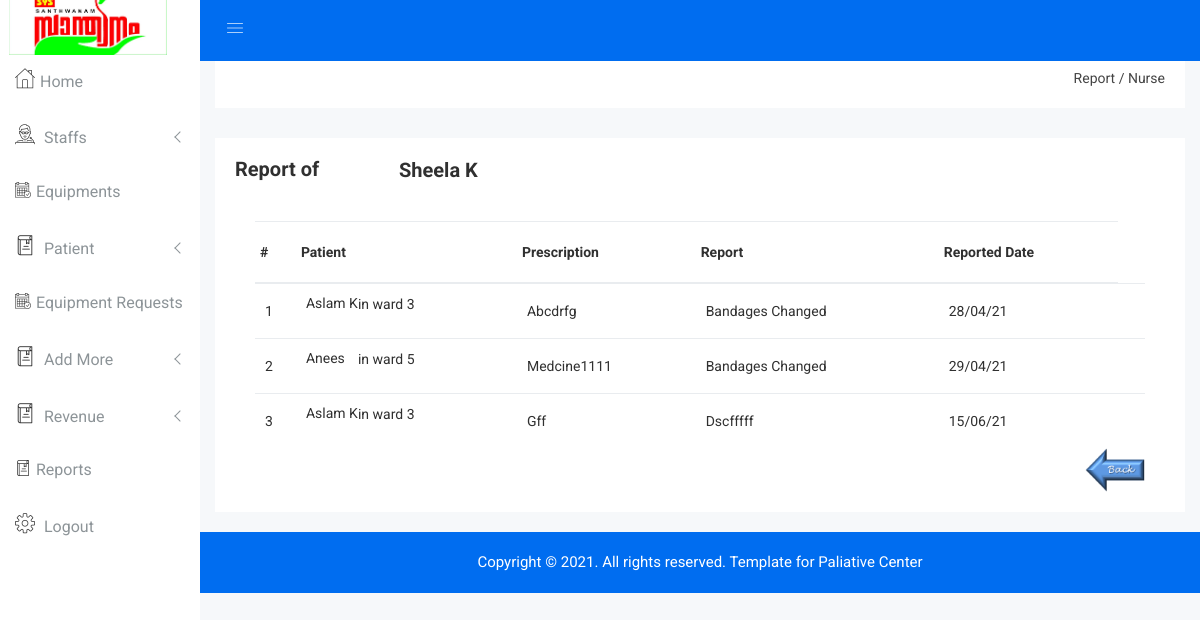
Screenshot of /Admin/view_rep_nurse.php?nurse=1 with the database file from the repository.
### tables this page shows
CREATE TABLE `nurse` (
  `nid` int(5) NOT NULL,
  `name` varchar(20) NOT NULL,
  `mobile` bigint(12) NOT NULL,
  `gender` varchar(15) NOT NULL,
  `dob` date NOT NULL,
  `place` varchar(15) NOT NULL,
  `address` varchar(30) NOT NULL
);

CREATE TABLE `work_report` (
  `wr_id` int(5) NOT NULL,
  `nurse` int(5) NOT NULL,
  `patient` int(5) NOT NULL,
  `date` date NOT NULL,
  `medicines` varchar(50) NOT NULL,
  `report` varchar(250) NOT NULL
);

CREATE TABLE `patient` (
  `pid` int(5) NOT NULL,
  `pname` varchar(30) NOT NULL,
  `mobile` bigint(12) NOT NULL,
  `dob` date NOT NULL,
  `gender` varchar(10) NOT NULL,
  `place` varchar(25) NOT NULL,
  `panchayath` varchar(25) NOT NULL,
  `ward` int(5) NOT NULL,
  `address` varchar(50) NOT NULL,
  `pincode` int(8) NOT NULL,
  `disease` varchar(30) NOT NULL
);

### Admin/view_rep_nurse.php (the view, shortened to what this page needs)
<?php
include "header.php";
$n=$_GET['nurse'];
?>
<div class="breadcome-area">
    <div class="container-fluid">
        <div class="row">
            <div class="col-lg-12 col-md-12 col-sm-12 col-xs-12">
                <div class="breadcome-list single-page-breadcome">
                    <div class="row">
                        <div class="col-lg-6 col-md-6 col-sm-6 col-xs-12">
                        </div>
                        <div class="col-lg-6 col-md-6 col-sm-6 col-xs-12">
                            <ul class="breadcome-menu">
                                <li><a href="view_facility.php">Report</a> <span class="bread-slash">/</span></li>
                                <li><span class="bread-blod">Nurse</span></li>
                            </ul>
                        </div>
                    </div>
                </div>
            </div>
        </div>
    </div>
</div>
</div>
<div class="product-status mg-b-15">
    <div class="container-fluid">
        <div class="row">
            <div class="col-lg-12 col-md-12 col-sm-12 col-xs-12">
                <?php
                $view1=mysqli_query($con,"SELECT * FROM nurse INNER JOIN work_report ON nurse.nid=work_report.nurse inner join patient on work_report.patient=patient.pid WHERE nurse.nid='$n'");
                $num1=mysqli_num_rows($view1);
                if($num1==0) {
                    echo "<h1 style='margin-left: 15%;margin-top: 5%;color:darkgreen;font-size: 2.5pc;font-family: initial;'>No Reports to show </h1><br><br><br><br><br><br><br><br><br><br><br><br><br><br><br><br><br><br><br><br>";
                }else{
                    $rw=mysqli_fetch_array($view1);
                    ?>
                    <div class="product-status-wrap">
                        <h4>Report of <p style="text-transform: capitalize;margin-left: 164px;margin-top: -21px;"><?php echo $rw['name'] ?></p></h4>
                        <div class="asset-inner">
                            <div class="row">
                                <div class="col-lg-12 col-md-12 col-sm-12 col-xs-12">
                                    <div class="sparkline13-list">
                                        <div class="sparkline13-graph">
                                            <div class="datatable-dashv1-list custom-datatable-overright">
                                                <table id="table" data-toggle="table" data-pagination="true" data-search="true" data-show-columns="true" data-show-pagination-switch="true" data-show-refresh="true" data-key-events="true" data-show-toggle="true" data-resizable="true" data-cookie="true"
                                                       data-cookie-id-table="saveId" data-show-export="true" data-click-to-select="true" data-toolbar="#toolbar">
                                                    <thead>
                                                    <tr>
                                                        <th data-field="id">#</th>
                                                        <th data-field="patient" data-editable="true">Patient</th>
                                                        <th data-field="prescription" data-editable="true">Prescription</th>
                                                        <th data-field="report" data-editable="true">Report</th>
                                                        <th data-field="date" data-editable="true">Reported Date</th>
                                                    </tr>
                                                    </thead>
                                                    <tbody style="text-transform: capitalize">
                                                    <?php
                                                    $i=1;
                                                    $view=mysqli_query($con,"SELECT * FROM nurse INNER JOIN work_report ON nurse.nid=work_report.nurse inner join patient on work_report.patient=patient.pid WHERE nurse.nid='$n'");
                                                    while($row1=mysqli_fetch_array($view))
                                                    {
                                                        ?>
                                                        <tr>
                                                            <td><?php echo $i ?></td>
                                                            <td><?php echo $row1['pname'] ?> <p style="text-transform: none;margin-left: 52px;margin-top: -19px;">in ward <?php echo $row1['ward'] ?></p></td>
                                                            <td><?php echo $row1['medicines'] ?></td>
                                                            <td><?php echo $row1['report'] ?></td>
                                                            <td><?php echo date('d/m/y',strtotime($row1['date'])) ?></td>
                                                            <td></td>
                                                        </tr>
                                                        <?php
                                                        $i++;    }
                                                    ?>
                                                    </tbody>
                                                </table>
                                            </div>
                                            <a href="view_reports.php">
                                                <img src="img/Back.png" style="float: right">
                                            </a>
                                        </div>
                                    </div>
                                </div>
                            </div>
                        </div>
                    </div>
                    <?php
                }
                ?>
            </div>
        </div>
    </div>
</div>
<?php
include "footer.php";
?>
</body>
</html>

### Admin/css/main.css (style rules this page uses)
html { color: #222; font-size: 1em; line-height: 1.4; }
audio, canvas, iframe, img, svg, video { vertical-align: middle; }

### rows the page displays
nurse: name "Sheela K"
work_report: patient.pname "Aslam K", patient.ward "3", medicines "Abcdrfg", report "Bandages Changed", date "28/04/21"
work_report: patient.pname "Anees", patient.ward "5", medicines "Medcine1111", report "Bandages Changed", date "29/04/21"
work_report: patient.pname "Aslam K", patient.ward "3", medicines "Gff", report "Dscfffff", date "15/06/21"
